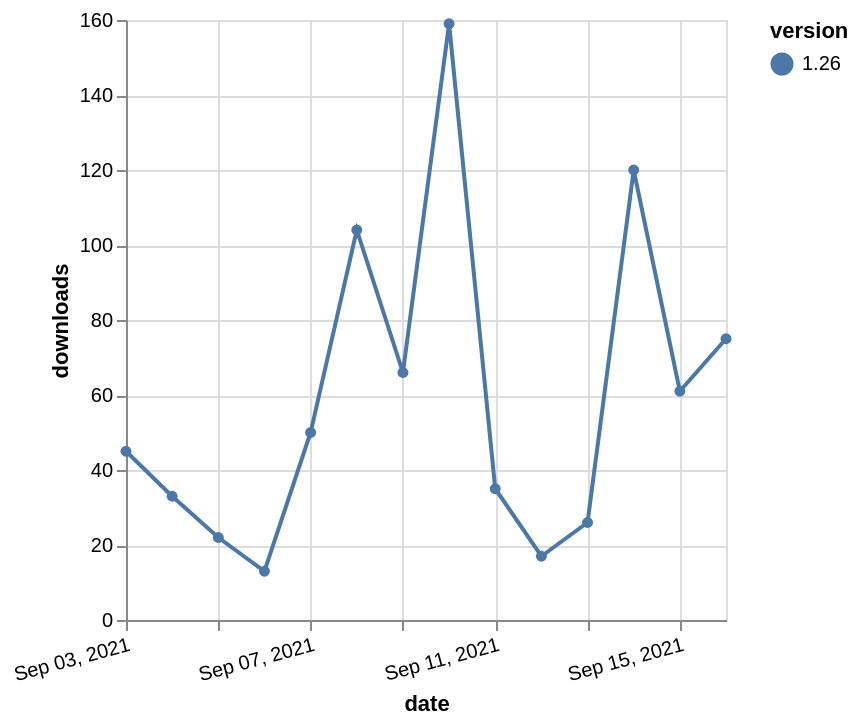

Here is the Vega-Lite specification saved for this chart:
### Vega-Lite specification from a JSON file in a GitHub repository (floating-point values rounded to 4 significant figures)
{"$schema": "https://vega.github.io/schema/vega-lite/v5.json", "description": "A simple bar chart with embedded data.", "data": {"values": [{"date": "2021-09-03", "total": 67668, "delta": 45, "version": "1.26"}, {"date": "2021-09-04", "total": 67701, "delta": 33, "version": "1.26"}, {"date": "2021-09-05", "total": 67723, "delta": 22, "version": "1.26"}, {"date": "2021-09-06", "total": 67736, "delta": 13, "version": "1.26"}, {"date": "2021-09-07", "total": 67786, "delta": 50, "version": "1.26"}, {"date": "2021-09-08", "total": 67890, "delta": 104, "version": "1.26"}, {"date": "2021-09-09", "total": 67956, "delta": 66, "version": "1.26"}, {"date": "2021-09-10", "total": 68115, "delta": 159, "version": "1.26"}, {"date": "2021-09-11", "total": 68150, "delta": 35, "version": "1.26"}, {"date": "2021-09-12", "total": 68167, "delta": 17, "version": "1.26"}, {"date": "2021-09-13", "total": 68193, "delta": 26, "version": "1.26"}, {"date": "2021-09-14", "total": 68313, "delta": 120, "version": "1.26"}, {"date": "2021-09-15", "total": 68374, "delta": 61, "version": "1.26"}, {"date": "2021-09-16", "total": 68449, "delta": 75, "version": "1.26"}]}, "width": "container", "mark": {"type": "line", "point": {"filled": true}}, "encoding": {"x": {"field": "date", "type": "temporal", "timeUnit": "yearmonthdate", "title": "date", "axis": {"labelAngle": -15}}, "y": {"field": "delta", "type": "quantitative", "title": "downloads"}, "color": {"field": "version", "type": "nominal"}, "tooltip": {"field": "delta"}}}
